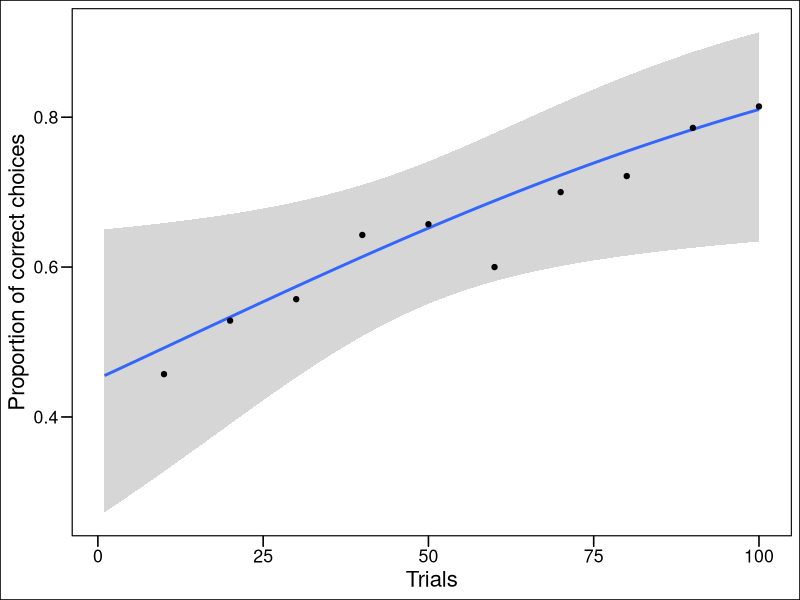
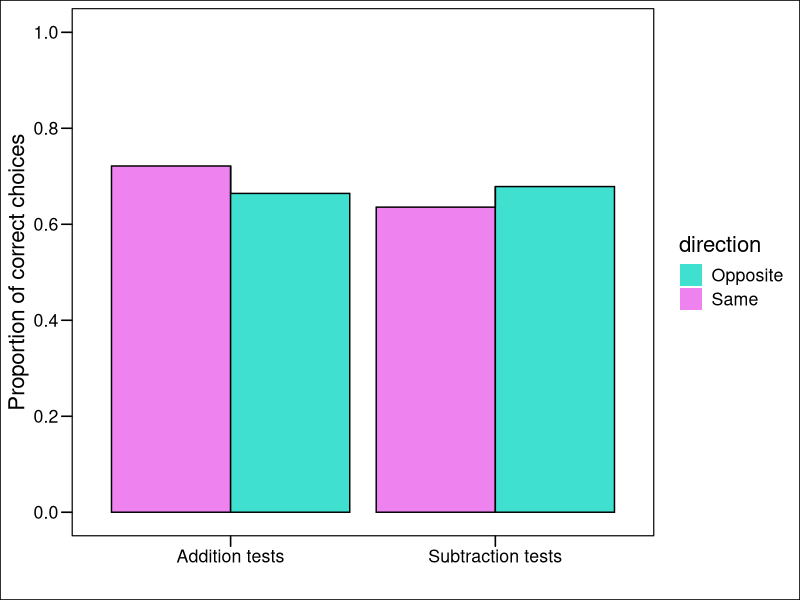

R code for these plots, in order:
## ---- chunk 1
# load in libraries
library(tidyverse) #includes dplyr & ggplot
library(ggthemes)
library(patchwork)
library(viridis)
library(lme4)
## ---- chunk 2
# load in data
learning_phase <- read.table(file="Data/Learning_phase.csv", header=T, sep=",")
testing_phase <- read.table(file="Data/Testing_phase.csv", header=T, sep=",")

#reshaping data
learning_prop <- tibble(Trial=seq(10,100,10), propCorrect=rep(NA,10))
for(trial in seq(10,100,10)){
  learning_prop$propCorrect[trial/10] <- mean(learning_phase[learning_phase$Trial %in% c((trial-9):trial),"Choice"])
}

learning_prop2 <- tibble(Trial=seq(1,100,1), propCorrect=rep(NA,100))
for(trial in seq(1,100,1)){
  learning_prop2$propCorrect[trial] <- mean(learning_phase[learning_phase$Trial == trial,"Choice"])
}

#glm line for the learning phase
learning_glm <- glm(propCorrect ~ Trial, data = learning_prop, family="binomial")
ydata <- as.double(learning_glm$fitted.values)
xdata <- learning_prop$Trial


# reshaping testing phase data
testing_prop <- testing_phase %>%
  group_by(Test) %>%
  summarize(meanCorrect = mean(Choice)) %>%
  add_column(direction = c("Same","Opposite","Same","Opposite")) %>%
  add_column(algebra = c("Addition tests","Addition tests","Subtraction tests","Subtraction tests"))
## ---- chunk 3
# making the first plot
learn_plot <- ggplot() +
  geom_smooth(data=learning_prop2, aes(x=Trial,y=propCorrect),
              method='glm',method.args = list(family = "binomial")) +
  geom_point(data=learning_prop, aes(x=Trial, y=propCorrect)) +
  theme_base() +
  xlab("Trials") +
  ylab("Proportion of correct choices") 
  # scale_y_continuous(breaks=c((3:9)/10), limits = c(0.3,0.9)) +
  # scale_x_continuous(breaks=seq(10,100,10)) +
  # geom_line(aes(x=xdata,y=ydata))
  
learn_plot


## ---- chunk 4
# Or maybe just the second plot

test_plot <- ggplot() +
  geom_bar(data = testing_prop, aes(x=algebra, y=meanCorrect, 
                                   fill=direction, color=I("black")),
           position=position_dodge2(reverse=T,padding=0),stat="identity") +
  geom_line(data=testing_prop,aes(x=algebra,y=meanCorrect)) + ###fix this
  xlab("") +
  ylab("Proportion of correct choices") +
  scale_fill_manual(values = c("#3fe0d0","#ee82ef")) +
  scale_y_continuous(breaks=seq(0,1,0.2),limits=c(0,1)) +
  theme_base() 
  

test_plot
